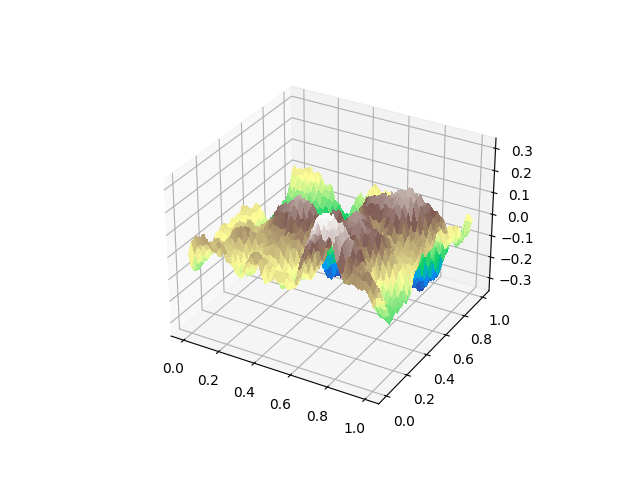

The Python source for this figure:
import numpy as np
import noise
import matplotlib.pyplot as plt

# 生成Perlin噪声高度图
def generate_height_map(width, height, scale, octaves, persistence, lacunarity):
    height_map = np.zeros((width, height))

    for i in range(width):
        for j in range(height):
            height_map[i][j] = noise.pnoise2(i / scale, j / scale, octaves=octaves, persistence=persistence,
                                             lacunarity=lacunarity, repeatx=1024, repeaty=1024, base=42)

    return height_map


# 参数
width = 100
height = 100
scale = 50.0
octaves = 6
persistence = 0.5
lacunarity = 2.0

# 生成高度图
height_map = generate_height_map(width, height, scale, octaves, persistence, lacunarity)

# 创建3D网格
x = np.linspace(0, 1, width)
y = np.linspace(0, 1, height)
x, y = np.meshgrid(x, y)

# 可视化
fig = plt.figure()
ax = fig.add_subplot(111, projection='3d')
ax.plot_surface(x, y, height_map, cmap='terrain', linewidth=0, antialiased=False)
plt.savefig('fractal_mountain_3d.png')
plt.show()

